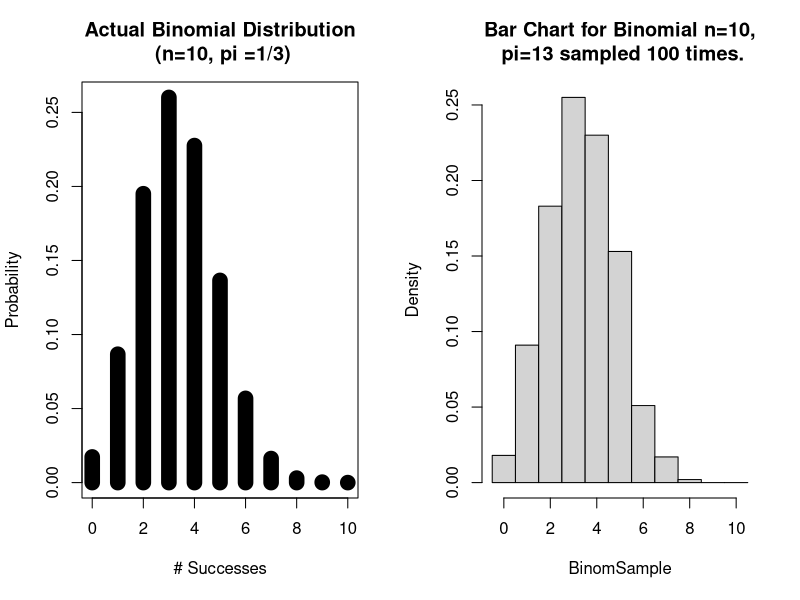
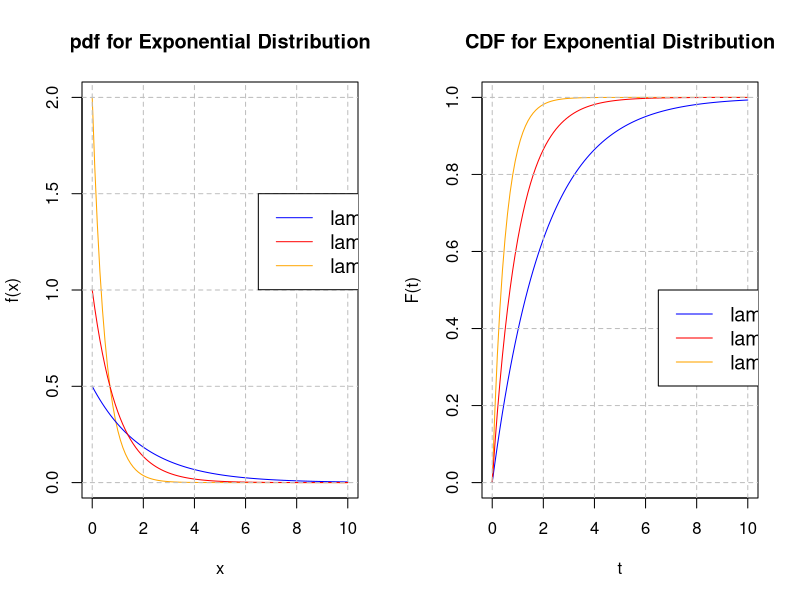
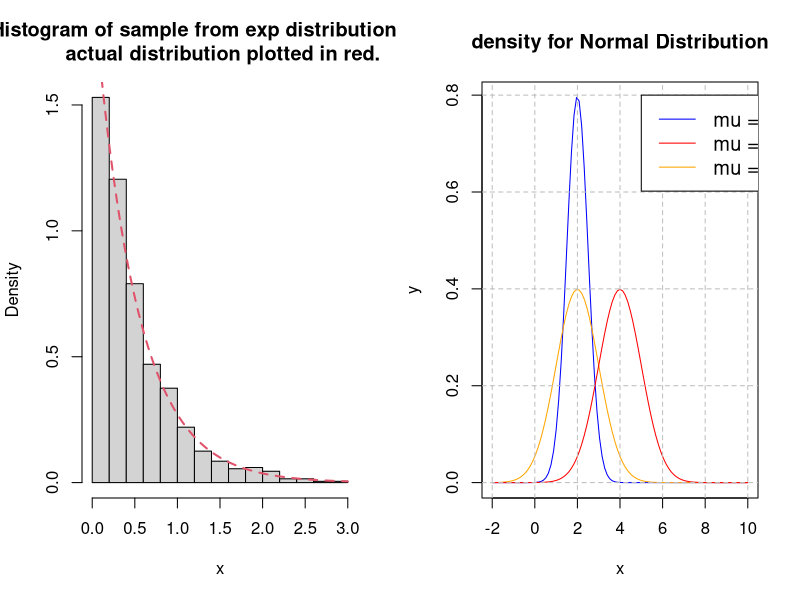
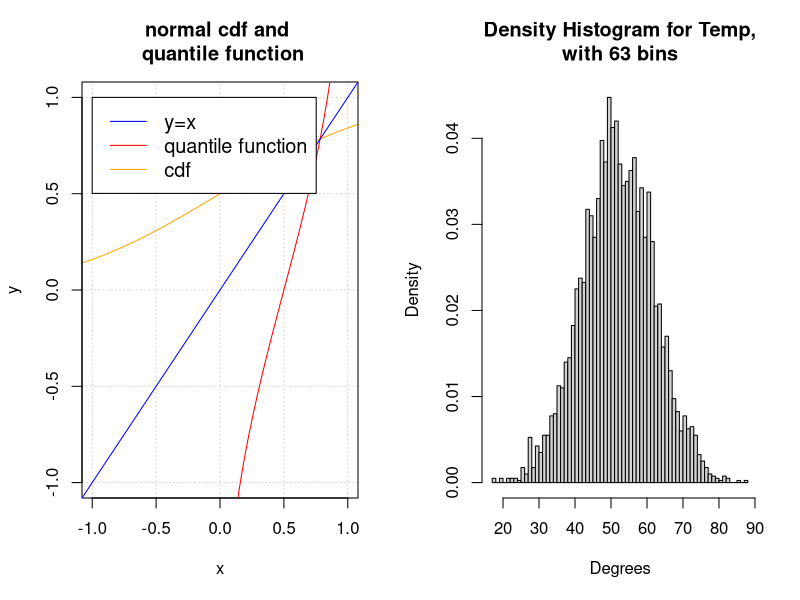
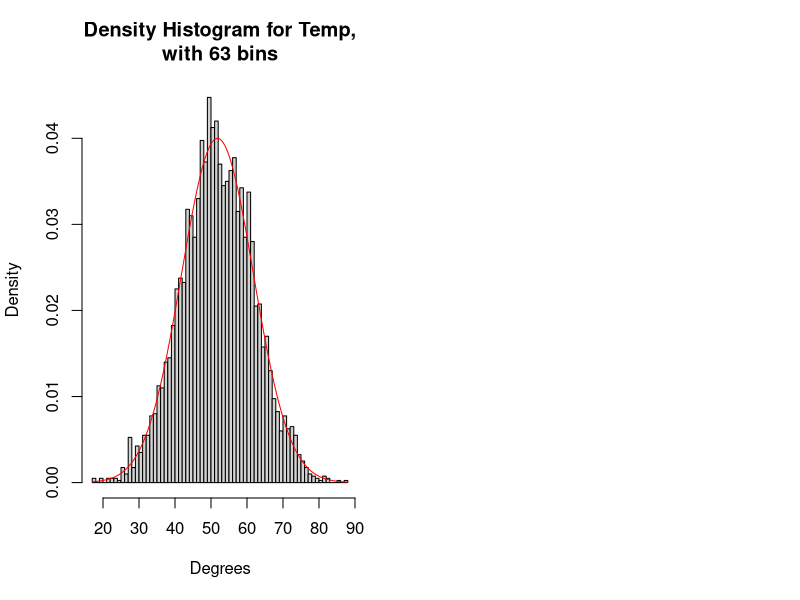

Source code (R) for these figures, in order:
## ---- chunk 1
library(tidyverse)
## ---- chunk 2
dbinom(5,10,1/3)
## ---- chunk 3
pbinom(5,10,1/3)
## ---- chunk 4
qbinom(.25,10,1/3)
## ---- chunk 5
rbinom(20,10,1/3)
## ---- chunk 6
#Check dbinom(5, 10, 1/3) using formula.
choose(10,5)*(1/3)^5*(2/3)^5

#Check pbinom(5, 1, 1/3) matches the density by adding up the density values from 0 to 5.
dbinom(0, 10, 1/3)+dbinom(1, 10, 1/3)+dbinom(2, 10, 1/3)+dbinom(3, 10, 1/3)+dbinom(4, 10, 1/3)+dbinom(5, 10, 1/3)

## ---- chunk 7
#Create the sample
#Note that this will produce a different sample every time you run it!  There is a way to force it to be the same every time though. Here we have 1000 samples from the binomial distribution. Note that all the values should be between 0 and 10. 
BinomSample = rbinom(1000,10,1/3)

#First we can create a relative frequency table from the sample
RelFreq = prop.table(table(BinomSample))
#Print the Table to see that this just calculated the relative frequency values
RelFreq


#Compare this to a plot of the actual distribution

#Create the sequence of integers from 0 to 10
X= seq(0,10, 1)

#Evaluate the built in density on each of the integers
Y = dbinom(X, 10, 1/3)

#Join X and Y into a single table and then look at it.
BinomData = data.frame(X,Y)
#View the table
round(BinomData, 5)

par(mfrow = c(1,2))
#Plot the values from the table (the type = h is a histogram)
plot(X, Y, type = 'h',  main='Actual Binomial Distribution\n (n=10, pi =1/3)',
     ylab='Probability',
     xlab ='# Successes',
     lwd=15)
#Look at the histogram from the sample
hist(BinomSample, breaks = seq(0, 11, 1)-0.5, freq=FALSE,main= 'Bar Chart for Binomial n=10,\n pi=13 sampled 100 times.')
## ---- chunk 8
#plot PDF curves
#Plots first curve for lambda =2
curve(dexp(x, rate = 2), from=0, to=10, col='orange',ylab='f(x)', main ='pdf for Exponential Distribution')

#adds more curves for additional lambdas (add = TRUE ads to the plot instead of starting a new one)
curve(dexp(x, rate = .5), from=0, to=10, col='blue', add= TRUE)
curve(dexp(x, rate = 1), from=0, to=10, col='red', add=TRUE)

#Adds a grid for reference
grid(nx = NULL, ny = NULL, lty = 2, col = "gray", lwd = 1)

#add legend
legend(6.5, 1.5, legend=c("lambda = .5", "lambda = 1", "lamda = 2"),
       col=c("blue", "red", "orange"), lty=1, cex=1.2)
## ---- chunk 9
#plot PDF curves
#Plots first curve for lambda =2
curve(pexp(x, rate = 2), from=0, to=10, col='orange',ylab='F(t)', xlab ='t', main ='CDF for Exponential Distribution')

#adds more curves for additional lambdas (add = TRUE ads to the plot instead of starting a new one)
curve(pexp(x, rate = .5), from=0, to=10, col='blue', add= TRUE)
curve(pexp(x, rate = 1), from=0, to=10, col='red', add=TRUE)

#Adds a grid for reference
grid(nx = NULL, ny = NULL, lty = 2, col = "gray", lwd = 1)

#add legend
legend(6.5, .5, legend=c("lambda = .5", "lambda = 1", "lamda = 2"),
       col=c("blue", "red", "orange"), lty=1, cex=1.2)
## ---- chunk 10
#Sample 1000 times for lambda =2
z <- rexp(1000,rate = 2)
# Make a histogram!
hist(z, prob = TRUE, breaks=20, main='Histogram of sample from exp distribution with \n actual distribution plotted in red.', xlab='x')
#Overlay the actual distribution
curve(dexp(x, rate = 2), col = 2, lty = 2, lwd = 2, add = TRUE)
## ---- chunk 11
#Take the integral of dexp from 0.5 to 3

# Fist define the function and store it as the object f
f<-function(x) dexp(x,rate=2)

#then integrate the function (you can use Inf in the range!)
integrate(f, 0.5, 3)
## ---- chunk 12
#Take the integral of dexp from 0.5 to 3
pexp(3, 2)-pexp(0.5,2)
## ---- chunk 13
#The exponential e^x is denoted exp(x)
-exp(-6)-(-exp(-1))
## ---- chunk 14
#plot PDF curves
#Plots first curve
curve(dnorm(x, mean = 2, sd=.5), from=-2, to=10, col='blue',ylab='y', main ='density for Normal Distribution')

#adds more curves for additional parameter combinations (add = TRUE ads to the plot instead of starting a new one)
curve(dnorm(x, mean = 2, sd=1), from=-2, to=10, col='orange', add= TRUE)
curve(dnorm(x, mean = 4, sd=1), from=-2, to=10, col='red', add=TRUE)

#Adds a grid for reference
grid(nx = NULL, ny = NULL, lty = 2, col = "gray", lwd = 1)

#add legend
legend(5, 0.8, legend=c("mu = 2, sigma=1", "mu = 2, sigma=.5", "mu = 4, sigma=1"),
       col=c("blue", "red", "orange"), lty=1, cex=1.2)
## ---- chunk 15
#Z scores are all standard normal so mean =0, sd=1
#This is the 25th percentile or the value where you would have accumulated 25% of your distribution. 
qnorm(.25, mean=0, sd=1)

#0 and 1 are the defaults too so you can just ignore them

qnorm(.25)


## ---- chunk 16
#Z score for .75
qnorm(.75)

## ---- chunk 17
x <- seq(-10,10,length.out=1000)

#evaluate the exponential for different rates on the sequence of values
y <- pnorm(x)
y2 <- qnorm(x)
y3<-x

#type = "l" is a line plot. Check out ?plot to see other options
#use the plot function. To add additional line plots use the lines function after the initial plot. If you have three plot lines you'll get three plots instead of all three on the same plot. 

plot(x, y, type="l", col='orange', main= 'normal cdf and \n quantile function', ylim=c(-1,1), xlim<-c(-1,1), panel.first = grid())
lines(x[!is.na(y2)], y2[!is.na(y2)], type="l", col='red') # Use lines to add to
lines(x, y3, type="l", col='blue') # Use lines to add to

legend(-1, 1, legend=c("y=x", "quantile function", "cdf"),
       col=c("blue", "red", "orange"), lty=1, cex=1.2)
## ---- chunk 18
df= read.csv('DailyTemp.csv',fileEncoding="UTF-8-BOM")
## ---- chunk 19
# Use to calculate the bin widths or bin numbers
S1Q1_bins = round(sqrt(length(df$temp)))
S1Q1_bins
## ---- chunk 20
#use the seq function to display the endpoints of your bins 
S1Q1_min = min(df$temp)
S1Q1_max = max(df$temp)
seq(S1Q1_min, S1Q1_max, (S1Q1_max - S1Q1_min)/S1Q1_bins) # is there a better way to do this?
## ---- chunk 21
# Build your histogram
hist(df$temp, breaks = S1Q1_bins, freq=FALSE,main= paste('Density Histogram for Temp,\nwith', S1Q1_bins, 'bins'), xlab = "Degrees")
## ---- chunk 22
S1Q4_mean = mean(df$temp)
S1Q4_sd = sd(df$temp)

paste("Mean:", S1Q4_mean)
paste("Standard Deviation:", S1Q4_sd)
## ---- chunk 23
#Make your histogram and the density function
hist(df$temp, breaks = S1Q1_bins, freq=FALSE,main= paste('Density Histogram for Temp,\nwith', S1Q1_bins, 'bins'), xlab = "Degrees")
curve(dnorm(x, mean=S1Q4_mean, sd=S1Q4_sd), col='red', add=TRUE)
## ---- chunk 24
# Put your calculations here.
S2Q1_lambda = 15*2 # 15/hour * 2 hours
ppois(20, S2Q1_lambda) - ppois(10-1, S2Q1_lambda) # Minus 1 because it's inclusive
## ---- chunk 25
S2Q1_lambda = 15
pexp(3/60, rate=S2Q1_lambda)
## ---- chunk 26
S3Q1_mean = 20
S3Q1_sd = 2
S3Q1_output = pnorm(21.2, S3Q1_mean, S3Q1_sd) - pnorm(18.6, S3Q1_mean, S3Q1_sd)
S3Q1_output
## ---- chunk 27
S3Q2_n = 365
S3Q2_pi = S3Q1_output

1 - pbinom(160-1, S3Q2_n, S3Q2_pi)
